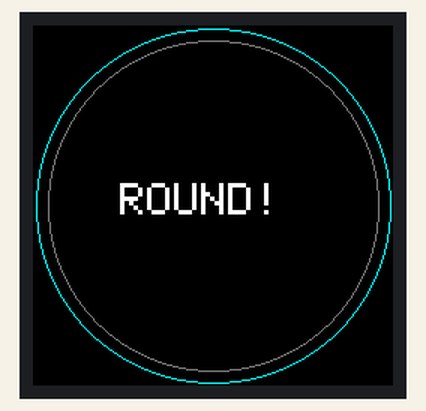
The sketch below on a simulated Arduino Uno, built with avr-gcc and run on an emulated ATmega328P. On the bench: 240×240 colour display.

Above: at 0.3 s.

The sketch:

example.ino
```cpp
// Initializes the GC9A01 with Adafruit_GFX, clears the screen, draws concentric circles and prints centered text.
//
// Buy this module: https://shillehtek.com/products/round-1-28in-ips-lcd-gc9a01-240x240-esp32
// Full manual: https://shillehtek.com/blogs/shillehtek-product-manuals/round-1-28in-ips-lcd-gc9a01-240x240-esp32-manual
// More examples: https://github.com/shillehbean/shillehtek-examples
//

// Library Manager: "Adafruit GC9A01A" + "Adafruit GFX"
#include <Adafruit_GFX.h>
#include <Adafruit_GC9A01A.h>

#define TFT_CS  10
#define TFT_DC   7
#define TFT_RST  8

Adafruit_GC9A01A tft(TFT_CS, TFT_DC, TFT_RST);

void setup() {
  tft.begin();
  tft.fillScreen(GC9A01A_BLACK);

  // dial face: rings + centered text
  tft.drawCircle(120, 120, 118, GC9A01A_CYAN);
  tft.drawCircle(120, 120, 110, GC9A01A_DARKGREY);
  tft.setTextColor(GC9A01A_WHITE);
  tft.setTextSize(3);
  tft.setCursor(58, 105);
  tft.print("ROUND!");
}

void loop() {}
```
